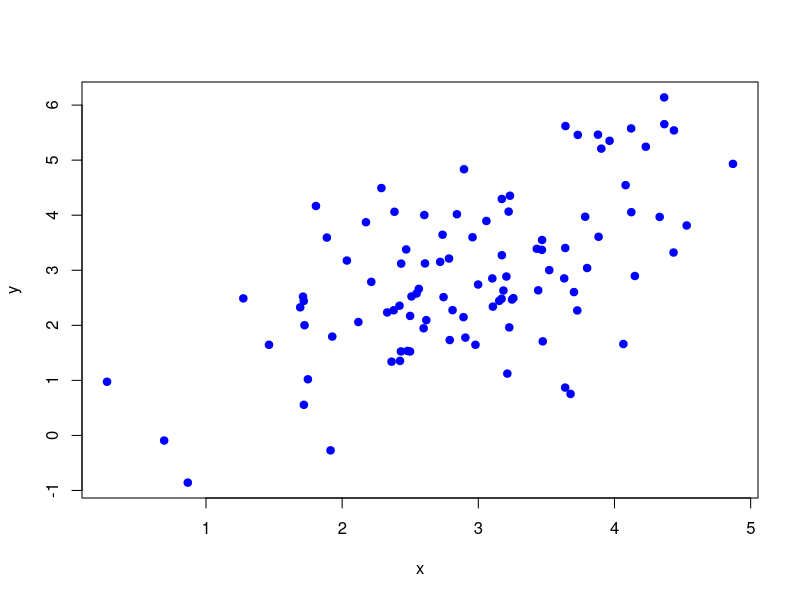
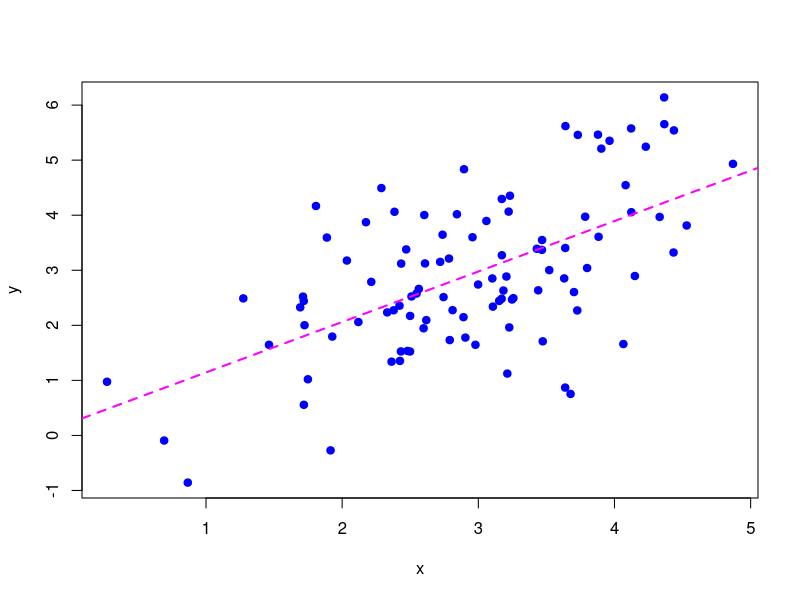
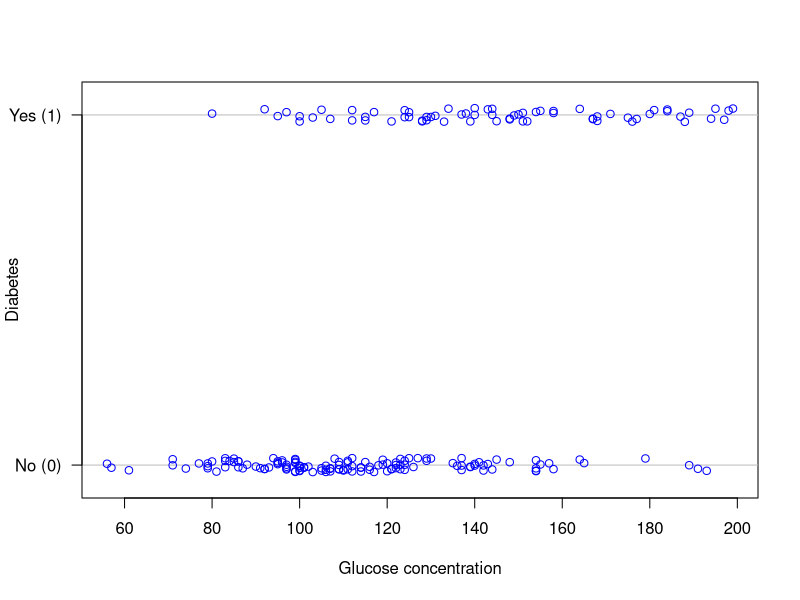
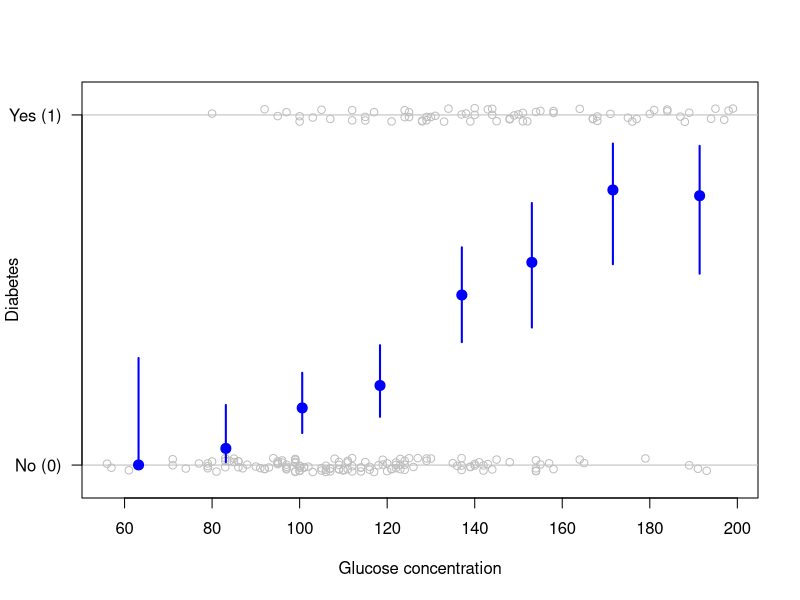
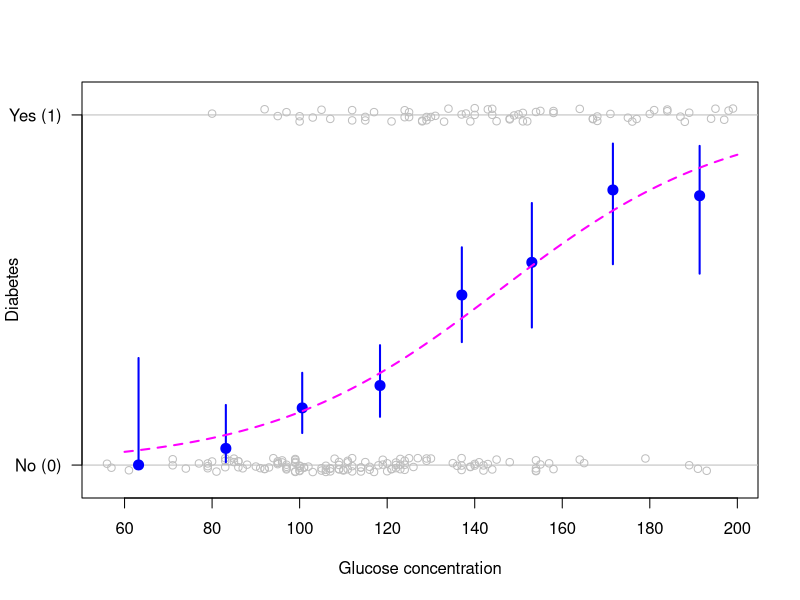
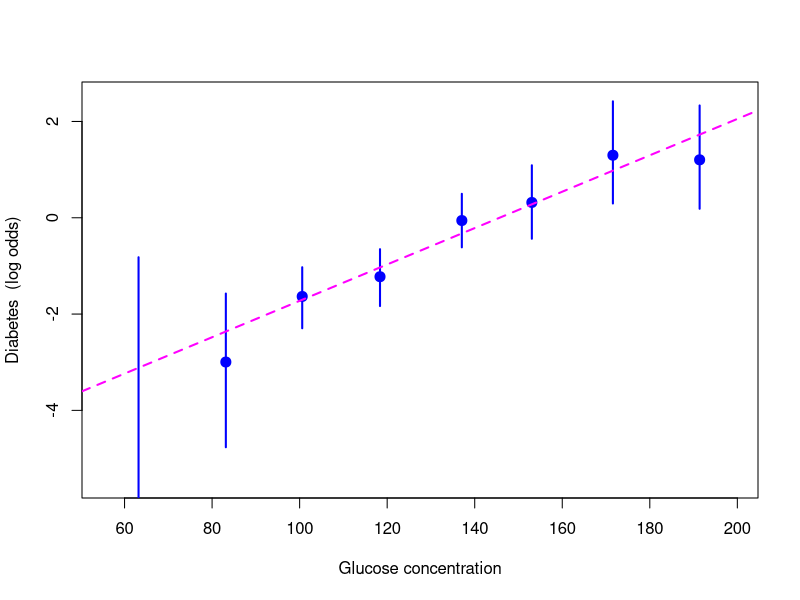
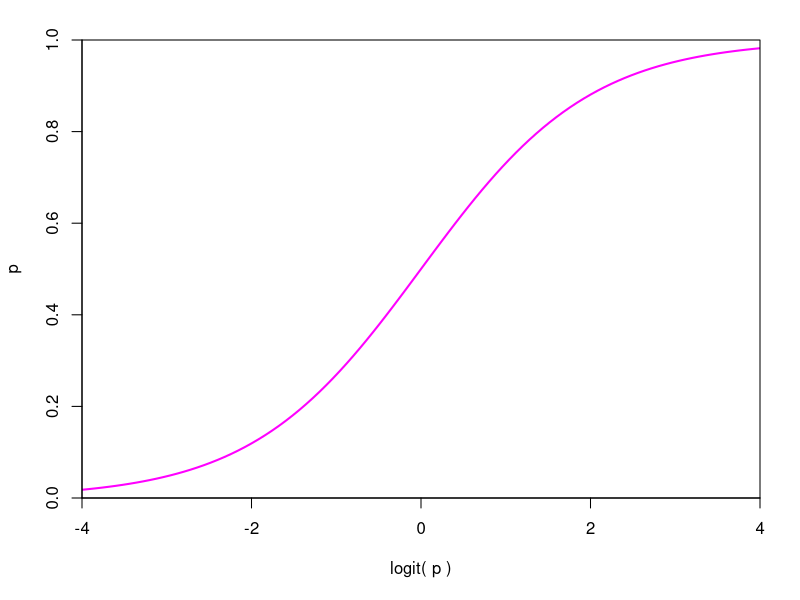
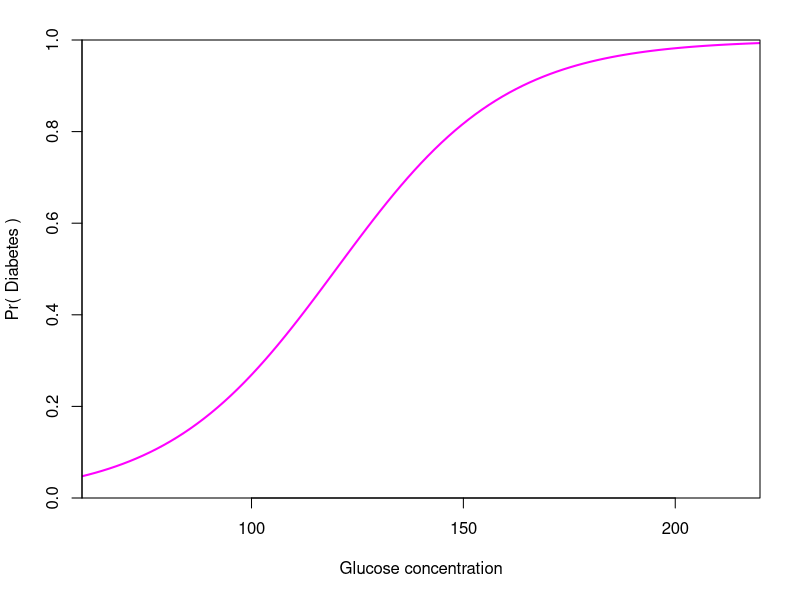

These figures' R source, in order:
## ---- chunk 1
## R code to set up all the data and models.

# Load packages.
library(MASS)
library(plyr)

# Functions.
logit <- function(p)
    log(p / (1 - p))
expit <- function(x)
    1 / (1 + exp(-x))
plotCI <- function(..., sfrac = 0, gap = 0, pch = 19, cex = 1.2, lwd = 2,
                   col = "blue")
    gplots::plotCI(..., sfrac = sfrac, gap = gap, pch = pch, cex = cex,
                   lwd = lwd, col = col)

# Set seed for reproducibility.
set.seed(1710)

# Linear regression example, synthetic data.
x <- rnorm(100, 3)
y <- rnorm(x, x)
m1 <- lm(y ~ x)

# Logistic regression example 1, data on diabetes.
m2 <- glm(type ~ glu, Pima.tr, family = binomial)
d1 <- Pima.tr
d1$type_ <- jitter(as.numeric(d1$type) - 1, amount = 0.02)
d2 <- ddply(Pima.tr, .(cut(glu, 8)), summarise,
            glu     = mean(glu),
            num     = length(type),
            yes     = sum(type == "Yes"),
            no      = sum(type == "No"),
            type    = yes / num,
            type.li = qbeta(0.05, 0.5 + yes, 0.5 + no),
            type.ui = qbeta(0.95, 0.5 + yes, 0.5 + no))
d2[1, "type"] <- d2[1, "type.li"]  # tweak boundary estimate
d3 <- data.frame(glu = seq(60, 200, 1))
d3$p1 <- predict(m2, newdata = d3)
d3$p2 <- predict(m2, newdata = d3, type = "response")

# Plotting code for logistic regression example 1.
plotData <- function(col = "blue")
{
    plot(d1$glu, d1$type_,
         type = "n",
         yaxt = "n",
         ylim = c(-0.05, 1.05),
         xlab = "Glucose concentration",
         ylab = "Diabetes")
    abline(h = 0:1, col = "grey")
    points(type_ ~ glu, d1, col = col)
    axis(2, 0:1, c("No (0)", "Yes (1)"), las = 1)
}
addIntervals <- function()
    plotCI(d2$glu, d2$type, li = d2$type.li, ui = d2$type.ui, add = TRUE)
addFit <- function()
    lines(p2 ~ glu, d3, lty = 2, lwd = 2, col = "magenta")
plot1 <- function()
{
    plotData()
}
plot2 <- function()
{
    plotData(col = "grey")
    addIntervals()
}
plot3 <- function()
{
    plotData(col = "grey")
    addIntervals()
    addFit()
}
plot4 <- function()
{
    plotCI(d2$glu, logit(d2$type),
           li = logit(d2$type.li),
           ui = logit(d2$type.ui),
           xlim = range(d1$glu),
           ylim = c(-5.5, 2.5),
           xlab = "Glucose concentration",
           ylab = "Diabetes  (log odds)")
    abline(m2, lty = 2, lwd = 2, col = "magenta")
}

# SNP example, using simulated data.
snp <- data.frame(cases    = c(301, 486, 213),
                  controls = c(360, 468, 172),
                  genotype = 0:2)
m3 <- glm(cbind(cases, controls) ~ genotype, snp, family = binomial)
snp <- mutate(snp,
              lodds    = log(cases / controls),
              lodds.li = logit(qbeta(0.05, cases, controls)),
              lodds.ui = logit(qbeta(0.95, cases, controls)))

# Plotting code for SNP example.
plotSnp <- function()
{
    plotCI(snp$genotype, snp$lodds,
           li = snp$lodds.li,
           ui = snp$lodds.ui,
           xaxt = "n",
           xlim = c(-0.1, 2.1),
           xlab = "Genotype",
           ylab = "log(cases / controls)")
    axis(1, 0:2)
    abline(m3, lty = 2, lwd = 2, col = "magenta")
}
## ---- chunk 2
plot(x, y, pch = 19, col = "blue")
## ---- chunk 3
plot(x, y, pch = 19, col = "blue")
abline(m1, lty = 2, lwd = 2, col = "magenta")
## ---- chunk 4
plot1()
## ---- chunk 5
plot2()
## ---- chunk 6
plot3()
## ---- chunk 7
plot4()
## ---- chunk 8
par(mar = c(5.1, 4.1, 2, 2))
curve(expit, -4, 4, lwd = 2, col = "magenta",
      xaxs = "i", yaxs = "i", ylim = c(0, 1),
      ylab = "p", xlab = "logit( p )")
## ---- chunk 9
mu1   <- -6
beta1 <- 0.05
par(mar = c(5.1, 4.1, 2, 2))
curve(expit(mu1 + beta1 * x),
      60, 220, lwd = 2, col = "magenta",
      xaxs = "i", yaxs = "i", ylim = c(0, 1),
      ylab = "Pr( Diabetes )",
      xlab = "Glucose concentration")
x1 <- c(100, 200)
## ---- chunk 10
mu1   <- -6
beta1 <- 0.05
par(mar = c(5.1, 4.1, 2, 2))
curve(expit(mu1 + beta1 * x),
      60, 220, lwd = 2, col = "magenta",
      xaxs = "i", yaxs = "i", ylim = c(0, 1),
      ylab = "Pr( Diabetes )",
      xlab = "Glucose concentration")
x1 <- c(100, 200)
## ---- chunk 11
mu1   <- -6
beta1 <- 0.05
par(mar = c(5.1, 4.1, 2, 2))
curve(expit(mu1 + beta1 * x),
      60, 220, lwd = 2, col = "magenta",
      xaxs = "i", yaxs = "i", ylim = c(0, 1),
      ylab = "Pr( Diabetes )",
      xlab = "Glucose concentration")
x1 <- c(100, 200)
points(x1, expit(mu1 + beta1 * x1), cex = 2, pch = 19, col = "magenta")
## ---- chunk 12
plotSnp()
